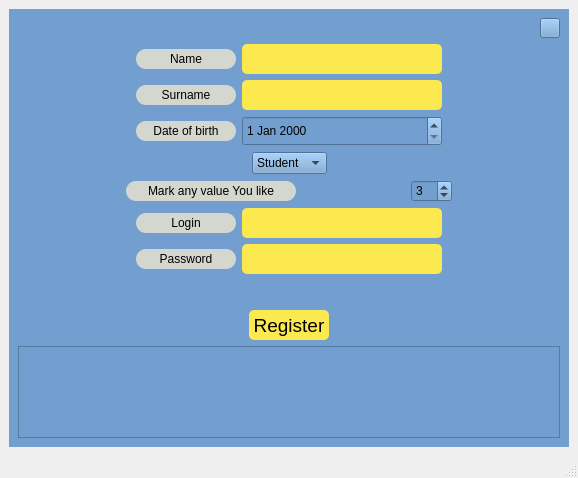
<?xml version="1.0" encoding="UTF-8"?>
<ui version="4.0">
 <class>RegistrationForm</class>
 <widget class="QMainWindow" name="RegistrationForm">
  <property name="geometry">
   <rect>
    <x>0</x>
    <y>0</y>
    <width>578</width>
    <height>478</height>
   </rect>
  </property>
  <property name="windowTitle">
   <string>MainWindow</string>
  </property>
  <widget class="QWidget" name="centralwidget">
   <layout class="QVBoxLayout" name="verticalLayout">
    <item>
     <widget class="QWidget" name="widget" native="true">
      <property name="styleSheet">
       <string notr="true">background-color: rgb(114, 159, 207);</string>
      </property>
      <layout class="QVBoxLayout" name="verticalLayout_2">
       <item>
        <layout class="QHBoxLayout" name="horizontalLayout">
         <item>
          <spacer name="horizontalSpacer">
           <property name="orientation">
            <enum>Qt::Horizontal</enum>
           </property>
           <property name="sizeHint" stdset="0">
            <size>
             <width>40</width>
             <height>20</height>
            </size>
           </property>
          </spacer>
         </item>
         <item>
          <widget class="QPushButton" name="ExitButton">
           <property name="minimumSize">
            <size>
             <width>20</width>
             <height>20</height>
            </size>
           </property>
           <property name="maximumSize">
            <size>
             <width>20</width>
             <height>20</height>
            </size>
           </property>
           <property name="styleSheet">
            <string notr="true">QPushButton#ExitButton:hover {
  background-color: white;
}</string>
           </property>
           <property name="text">
            <string/>
           </property>
          </widget>
         </item>
        </layout>
       </item>
       <item>
        <spacer name="verticalSpacer">
         <property name="orientation">
          <enum>Qt::Vertical</enum>
         </property>
         <property name="sizeHint" stdset="0">
          <size>
           <width>20</width>
           <height>40</height>
          </size>
         </property>
        </spacer>
       </item>
       <item>
        <layout class="QHBoxLayout" name="horizontalLayout_5">
         <item>
          <spacer name="horizontalSpacer_6">
           <property name="orientation">
            <enum>Qt::Horizontal</enum>
           </property>
           <property name="sizeHint" stdset="0">
            <size>
             <width>40</width>
             <height>20</height>
            </size>
           </property>
          </spacer>
         </item>
         <item>
          <widget class="QLabel" name="labelName">
           <property name="minimumSize">
            <size>
             <width>100</width>
             <height>20</height>
            </size>
           </property>
           <property name="maximumSize">
            <size>
             <width>100</width>
             <height>20</height>
            </size>
           </property>
           <property name="styleSheet">
            <string notr="true">QLabel#labelName {
  background-color: rgb(211, 215, 207);
  border-radius: 10px;
}</string>
           </property>
           <property name="text">
            <string>Name</string>
           </property>
           <property name="alignment">
            <set>Qt::AlignCenter</set>
           </property>
          </widget>
         </item>
         <item>
          <widget class="QLineEdit" name="lineEditName">
           <property name="minimumSize">
            <size>
             <width>200</width>
             <height>30</height>
            </size>
           </property>
           <property name="maximumSize">
            <size>
             <width>200</width>
             <height>30</height>
            </size>
           </property>
           <property name="font">
            <font>
             <pointsize>14</pointsize>
            </font>
           </property>
           <property name="styleSheet">
            <string notr="true">QLineEdit#lineEditName {
  background-color: rgb(252, 233, 79);
  border-radius: 5px;
}

QLineEdit#lineEditName:hover {
  border: 1px solid black;
  background-color: rgb(238, 238, 236);
}</string>
           </property>
          </widget>
         </item>
         <item>
          <spacer name="horizontalSpacer_7">
           <property name="orientation">
            <enum>Qt::Horizontal</enum>
           </property>
           <property name="sizeHint" stdset="0">
            <size>
             <width>40</width>
             <height>20</height>
            </size>
           </property>
          </spacer>
         </item>
        </layout>
       </item>
       <item>
        <layout class="QHBoxLayout" name="horizontalLayout_4">
         <item>
          <spacer name="horizontalSpacer_8">
           <property name="orientation">
            <enum>Qt::Horizontal</enum>
           </property>
           <property name="sizeHint" stdset="0">
            <size>
             <width>40</width>
             <height>20</height>
            </size>
           </property>
          </spacer>
         </item>
         <item>
          <widget class="QLabel" name="labelSurname">
           <property name="minimumSize">
            <size>
             <width>100</width>
             <height>20</height>
            </size>
           </property>
           <property name="maximumSize">
            <size>
             <width>100</width>
             <height>20</height>
            </size>
           </property>
           <property name="styleSheet">
            <string notr="true">QLabel#labelSurname {
  background-color: rgb(211, 215, 207);
  border-radius: 10px;
}</string>
           </property>
           <property name="text">
            <string>Surname</string>
           </property>
           <property name="alignment">
            <set>Qt::AlignCenter</set>
           </property>
          </widget>
         </item>
         <item>
          <widget class="QLineEdit" name="lineEditSurname">
           <property name="minimumSize">
            <size>
             <width>200</width>
             <height>30</height>
            </size>
           </property>
           <property name="maximumSize">
            <size>
             <width>200</width>
             <height>30</height>
            </size>
           </property>
           <property name="font">
            <font>
             <pointsize>14</pointsize>
            </font>
           </property>
           <property name="styleSheet">
            <string notr="true">QLineEdit#lineEditSurname {
  background-color: rgb(252, 233, 79);
  border-radius: 5px;
}

QLineEdit#lineEditSurname:hover {
  border: 1px solid black;
  background-color: rgb(238, 238, 236);
}</string>
           </property>
          </widget>
         </item>
         <item>
          <spacer name="horizontalSpacer_9">
           <property name="orientation">
            <enum>Qt::Horizontal</enum>
           </property>
           <property name="sizeHint" stdset="0">
            <size>
             <width>40</width>
             <height>20</height>
            </size>
           </property>
          </spacer>
         </item>
        </layout>
       </item>
       <item>
        <layout class="QHBoxLayout" name="horizontalLayout_2">
         <item>
          <spacer name="horizontalSpacer_10">
           <property name="orientation">
            <enum>Qt::Horizontal</enum>
           </property>
           <property name="sizeHint" stdset="0">
            <size>
             <width>40</width>
             <height>20</height>
            </size>
           </property>
          </spacer>
         </item>
         <item>
          <widget class="QLabel" name="labelBirthDate">
           <property name="minimumSize">
            <size>
             <width>100</width>
             <height>20</height>
            </size>
           </property>
           <property name="maximumSize">
            <size>
             <width>100</width>
             <height>20</height>
            </size>
           </property>
           <property name="styleSheet">
            <string notr="true">QLabel#labelBirthDate {
  background-color: rgb(211, 215, 207);
  border-radius: 10px;
}</string>
           </property>
           <property name="text">
            <string>Date of birth</string>
           </property>
           <property name="alignment">
            <set>Qt::AlignCenter</set>
           </property>
          </widget>
         </item>
         <item>
          <widget class="QDateEdit" name="dateEdit">
           <property name="minimumSize">
            <size>
             <width>200</width>
             <height>30</height>
            </size>
           </property>
           <property name="maximumSize">
            <size>
             <width>200</width>
             <height>30</height>
            </size>
           </property>
           <property name="styleSheet">
            <string notr="true">QDateEdit:hover {
  font: italic;
  background-color: white;
}</string>
           </property>
          </widget>
         </item>
         <item>
          <spacer name="horizontalSpacer_11">
           <property name="orientation">
            <enum>Qt::Horizontal</enum>
           </property>
           <property name="sizeHint" stdset="0">
            <size>
             <width>40</width>
             <height>20</height>
            </size>
           </property>
          </spacer>
         </item>
        </layout>
       </item>
       <item>
        <layout class="QHBoxLayout" name="horizontalLayout_6">
         <item>
          <spacer name="horizontalSpacer_2">
           <property name="orientation">
            <enum>Qt::Horizontal</enum>
           </property>
           <property name="sizeHint" stdset="0">
            <size>
             <width>40</width>
             <height>20</height>
            </size>
           </property>
          </spacer>
         </item>
         <item>
          <widget class="QComboBox" name="comboBox">
           <property name="styleSheet">
            <string notr="true">QComboBox:hover {
  font: italic;
  background-color: white;
}</string>
           </property>
           <item>
            <property name="text">
             <string>Student</string>
            </property>
           </item>
           <item>
            <property name="text">
             <string>Teacher</string>
            </property>
           </item>
          </widget>
         </item>
         <item>
          <spacer name="horizontalSpacer_3">
           <property name="orientation">
            <enum>Qt::Horizontal</enum>
           </property>
           <property name="sizeHint" stdset="0">
            <size>
             <width>40</width>
             <height>20</height>
            </size>
           </property>
          </spacer>
         </item>
        </layout>
       </item>
       <item>
        <layout class="QHBoxLayout" name="horizontalLayout_9">
         <item>
          <spacer name="horizontalSpacer_12">
           <property name="orientation">
            <enum>Qt::Horizontal</enum>
           </property>
           <property name="sizeHint" stdset="0">
            <size>
             <width>40</width>
             <height>20</height>
            </size>
           </property>
          </spacer>
         </item>
         <item>
          <widget class="QLabel" name="labelSpin">
           <property name="minimumSize">
            <size>
             <width>170</width>
             <height>20</height>
            </size>
           </property>
           <property name="maximumSize">
            <size>
             <width>170</width>
             <height>20</height>
            </size>
           </property>
           <property name="styleSheet">
            <string notr="true">QLabel#labelSpin {
  background-color: rgb(211, 215, 207);
  border-radius: 10px;
}</string>
           </property>
           <property name="text">
            <string>Mark any value You like</string>
           </property>
           <property name="alignment">
            <set>Qt::AlignCenter</set>
           </property>
          </widget>
         </item>
         <item>
          <spacer name="horizontalSpacer_14">
           <property name="orientation">
            <enum>Qt::Horizontal</enum>
           </property>
           <property name="sizeHint" stdset="0">
            <size>
             <width>40</width>
             <height>20</height>
            </size>
           </property>
          </spacer>
         </item>
         <item>
          <widget class="QSpinBox" name="spinBox">
           <property name="value">
            <number>3</number>
           </property>
          </widget>
         </item>
         <item>
          <spacer name="horizontalSpacer_13">
           <property name="orientation">
            <enum>Qt::Horizontal</enum>
           </property>
           <property name="sizeHint" stdset="0">
            <size>
             <width>40</width>
             <height>20</height>
            </size>
           </property>
          </spacer>
         </item>
        </layout>
       </item>
       <item>
        <layout class="QHBoxLayout" name="horizontalLayout_3">
         <item>
          <spacer name="horizontalSpacer_15">
           <property name="orientation">
            <enum>Qt::Horizontal</enum>
           </property>
           <property name="sizeHint" stdset="0">
            <size>
             <width>40</width>
             <height>20</height>
            </size>
           </property>
          </spacer>
         </item>
         <item>
          <widget class="QLabel" name="labelLogin">
           <property name="minimumSize">
            <size>
             <width>100</width>
             <height>20</height>
            </size>
           </property>
           <property name="maximumSize">
            <size>
             <width>100</width>
             <height>20</height>
            </size>
           </property>
           <property name="styleSheet">
            <string notr="true">QLabel#labelLogin {
  background-color: rgb(211, 215, 207);
  border-radius: 10px;
}</string>
           </property>
           <property name="text">
            <string>Login</string>
           </property>
           <property name="alignment">
            <set>Qt::AlignCenter</set>
           </property>
          </widget>
         </item>
         <item>
          <widget class="QLineEdit" name="lineEditLogin">
           <property name="minimumSize">
            <size>
             <width>200</width>
             <height>30</height>
            </size>
           </property>
           <property name="maximumSize">
            <size>
             <width>200</width>
             <height>30</height>
            </size>
           </property>
           <property name="styleSheet">
            <string notr="true">QLineEdit#lineEditLogin {
  background-color: rgb(252, 233, 79);
  border-radius: 5px;
}

QLineEdit#lineEditLogin:hover {
  border: 1px solid black;
  background-color: rgb(238, 238, 236);
}</string>
           </property>
          </widget>
         </item>
         <item>
          <spacer name="horizontalSpacer_16">
           <property name="orientation">
            <enum>Qt::Horizontal</enum>
           </property>
           <property name="sizeHint" stdset="0">
            <size>
             <width>40</width>
             <height>20</height>
            </size>
           </property>
          </spacer>
         </item>
        </layout>
       </item>
       <item>
        <layout class="QHBoxLayout" name="horizontalLayout_7">
         <item>
          <spacer name="horizontalSpacer_17">
           <property name="orientation">
            <enum>Qt::Horizontal</enum>
           </property>
           <property name="sizeHint" stdset="0">
            <size>
             <width>40</width>
             <height>20</height>
            </size>
           </property>
          </spacer>
         </item>
         <item>
          <widget class="QLabel" name="labelPassword">
           <property name="minimumSize">
            <size>
             <width>100</width>
             <height>20</height>
            </size>
           </property>
           <property name="maximumSize">
            <size>
             <width>100</width>
             <height>20</height>
            </size>
           </property>
           <property name="styleSheet">
            <string notr="true">QLabel#labelPassword {
  background-color: rgb(211, 215, 207);
  border-radius: 10px;
}</string>
           </property>
           <property name="text">
            <string>Password</string>
           </property>
           <property name="alignment">
            <set>Qt::AlignCenter</set>
           </property>
          </widget>
         </item>
         <item>
          <widget class="QLineEdit" name="lineEditPassword">
           <property name="minimumSize">
            <size>
             <width>200</width>
             <height>30</height>
            </size>
           </property>
           <property name="maximumSize">
            <size>
             <width>200</width>
             <height>30</height>
            </size>
           </property>
           <property name="styleSheet">
            <string notr="true">QLineEdit#lineEditPassword {
  background-color: rgb(252, 233, 79);
  border-radius: 5px;
}

QLineEdit#lineEditPassword:hover {
  border: 1px solid black;
  background-color: rgb(238, 238, 236);
}</string>
           </property>
           <property name="echoMode">
            <enum>QLineEdit::Password</enum>
           </property>
          </widget>
         </item>
         <item>
          <spacer name="horizontalSpacer_18">
           <property name="orientation">
            <enum>Qt::Horizontal</enum>
           </property>
           <property name="sizeHint" stdset="0">
            <size>
             <width>40</width>
             <height>20</height>
            </size>
           </property>
          </spacer>
         </item>
        </layout>
       </item>
       <item>
        <spacer name="verticalSpacer_3">
         <property name="orientation">
          <enum>Qt::Vertical</enum>
         </property>
         <property name="sizeType">
          <enum>QSizePolicy::Minimum</enum>
         </property>
         <property name="sizeHint" stdset="0">
          <size>
           <width>20</width>
           <height>30</height>
          </size>
         </property>
        </spacer>
       </item>
       <item>
        <layout class="QHBoxLayout" name="horizontalLayout_8">
         <item>
          <spacer name="horizontalSpacer_4">
           <property name="orientation">
            <enum>Qt::Horizontal</enum>
           </property>
           <property name="sizeHint" stdset="0">
            <size>
             <width>40</width>
             <height>20</height>
            </size>
           </property>
          </spacer>
         </item>
         <item>
          <widget class="QPushButton" name="RegisterButton">
           <property name="minimumSize">
            <size>
             <width>80</width>
             <height>30</height>
            </size>
           </property>
           <property name="maximumSize">
            <size>
             <width>80</width>
             <height>30</height>
            </size>
           </property>
           <property name="font">
            <font>
             <pointsize>14</pointsize>
            </font>
           </property>
           <property name="styleSheet">
            <string notr="true">QPushButton#RegisterButton {
  background-color: rgb(252, 233, 79);
  border-radius: 5px;
}

QPushButton#RegisterButton:hover{
  background-color: rgb(233, 185, 110);
  border: 1px solid black;
  font: italic;
}</string>
           </property>
           <property name="text">
            <string>Register</string>
           </property>
          </widget>
         </item>
         <item>
          <spacer name="horizontalSpacer_5">
           <property name="orientation">
            <enum>Qt::Horizontal</enum>
           </property>
           <property name="sizeHint" stdset="0">
            <size>
             <width>40</width>
             <height>20</height>
            </size>
           </property>
          </spacer>
         </item>
        </layout>
       </item>
       <item>
        <spacer name="verticalSpacer_2">
         <property name="orientation">
          <enum>Qt::Vertical</enum>
         </property>
         <property name="sizeHint" stdset="0">
          <size>
           <width>20</width>
           <height>40</height>
          </size>
         </property>
        </spacer>
       </item>
       <item>
        <widget class="QTableView" name="tableView"/>
       </item>
      </layout>
     </widget>
    </item>
   </layout>
  </widget>
  <widget class="QMenuBar" name="menubar">
   <property name="geometry">
    <rect>
     <x>0</x>
     <y>0</y>
     <width>578</width>
     <height>22</height>
    </rect>
   </property>
  </widget>
  <widget class="QStatusBar" name="statusbar"/>
 </widget>
 <resources/>
 <connections/>
</ui>
